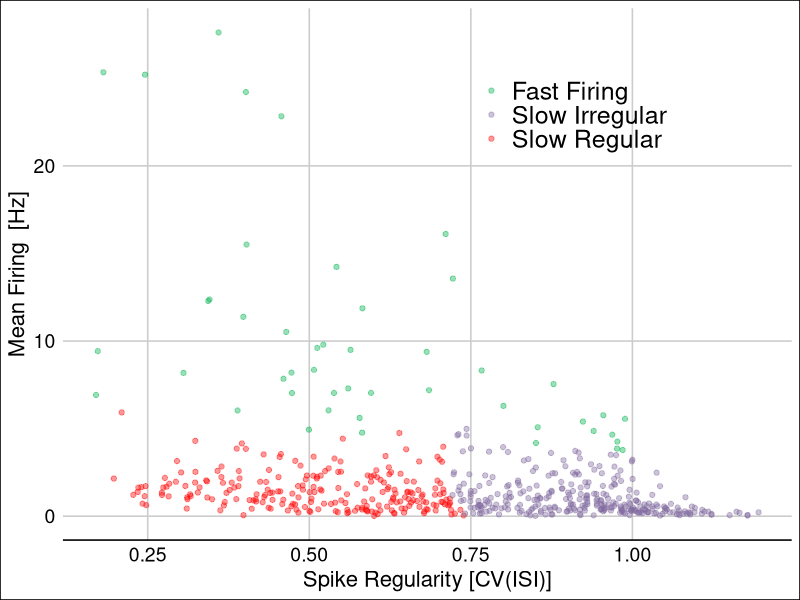
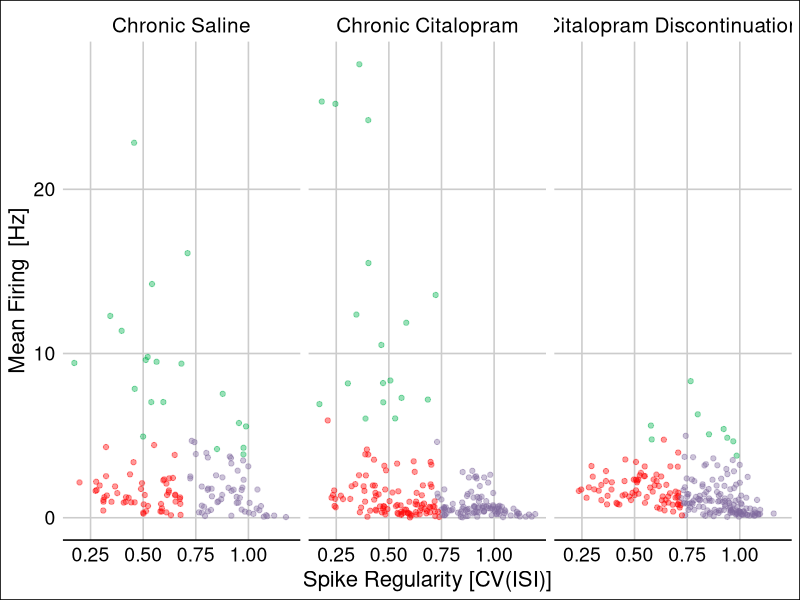

R code for these plots, in order: (Note: this script raises an error after producing the figures.)
library(tidyverse)
library(ggthemes)

colors <- c(
  slow_regular="#FF0100",
  fast_firing="#00B34E",
  slow_irregular="#806A9D",
  no_baseline="#7E8283",
  baseline="#F6931D"
)

theme_set(theme_gdocs() + 
            theme(axis.title.x = element_text(colour = "black", size=16),
                  axis.title.y = element_text(colour = "black", size=16),
                  axis.text = element_text(color="black", size=14),
                  strip.text = element_text(colour = "black", size=15, hjust=0.5),
                  legend.title = element_blank(),
                  legend.text = element_text(colour="black", size=18)))

df <- read_csv(file.path("data", "baseline.csv")) %>%
  filter(group_name %in% c("chronic_citalopram", 
                           "chronic_saline", 
                           "chronic_saline_", 
                           "citalopram_continuation", 
                           "citalopram_discontinuation"),
         cluster != "no_baseline") %>%
  mutate(cluster = factor(cluster),
    group = if_else(group_name %in% c("chronic_saline", "chronic_saline_"),
                    "Chronic Saline",
                    if_else(group_name %in% c("citalopram_continuation", "chronic_citalopram"),
                            "Chronic Citalopram", "Citalopram Discontinuation")),
    group = factor(group, levels=c("Chronic Saline", "Chronic Citalopram", "Citalopram Discontinuation")))

df %>%
  ggplot(aes(x=cv2_isi, y=mean_firing_rate, color=cluster)) +
  geom_point(alpha=0.4) +
  scale_color_manual(values=colors, 
                     labels=c("Fast Firing", "Slow Irregular", "Slow Regular")) +
  labs(y="Mean Firing  [Hz]", x="Spike Regularity [CV(ISI)]") +
  theme(legend.position = c(0.7, 0.8), legend.background= element_rect(fill="NA"))

df %>%
  ggplot(aes(x=cv2_isi, y=mean_firing_rate, color=cluster)) +
  geom_point(alpha=0.4) +
  scale_color_manual(values=colors, 
                     labels=c("Fast Firing", "Slow Irregular", "Slow Regular")) +
  labs(y="Mean Firing  [Hz]", x="Spike Regularity [CV(ISI)]") +
  facet_grid(cols=vars(group), scales="fixed") +
  theme(legend.position = "None")


df %>%
  filter(group == "Citalopram Discontinuation") %>%
  select(mean_firing_rate, cluser)
  ggplot(aes(x=cv2_isi, y=mean_firing_rate, color=cluster)) +
  geom_point()
